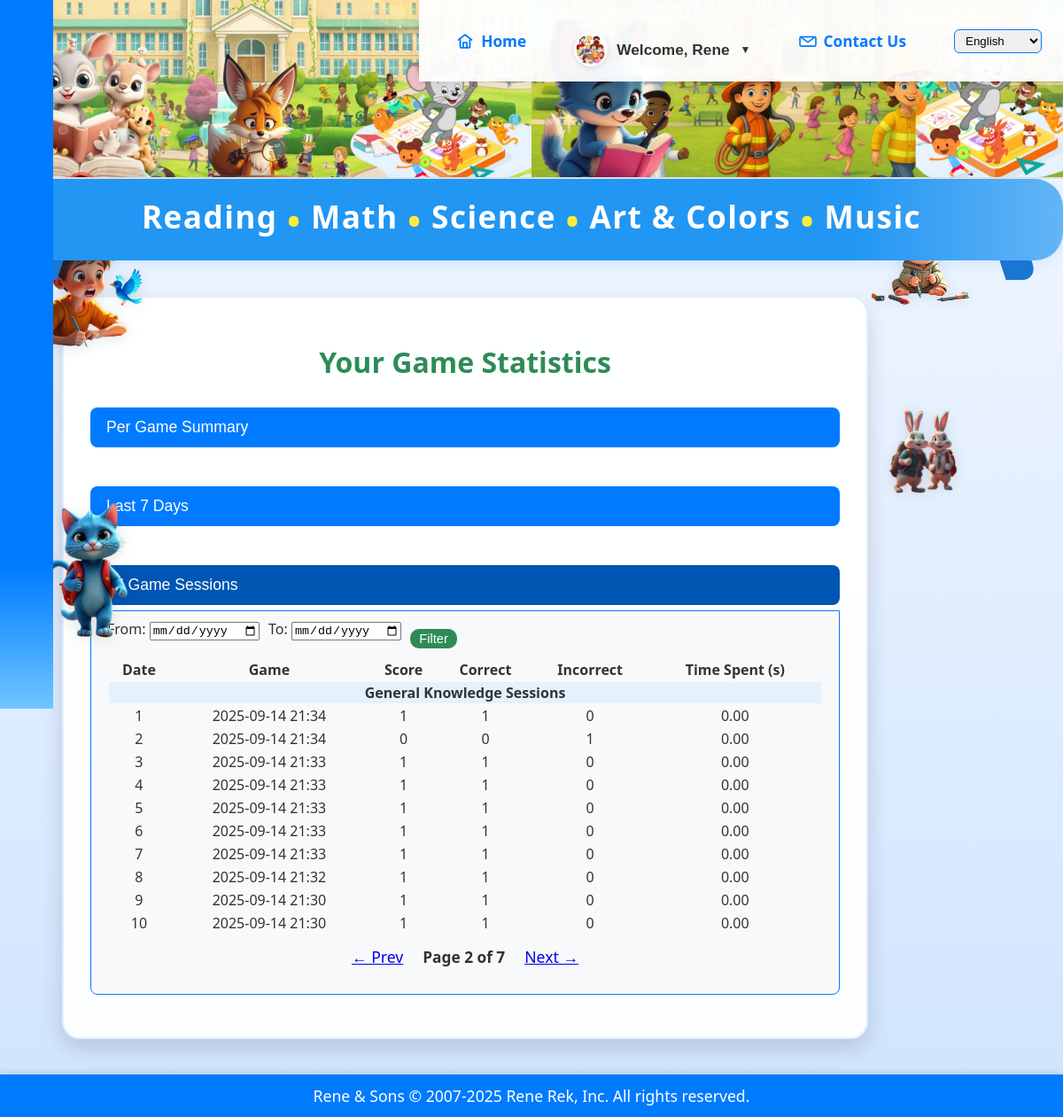
Before: /quiz/stats/?sessions_page=2&from_date=&to_date= (signed in) with the older database file.
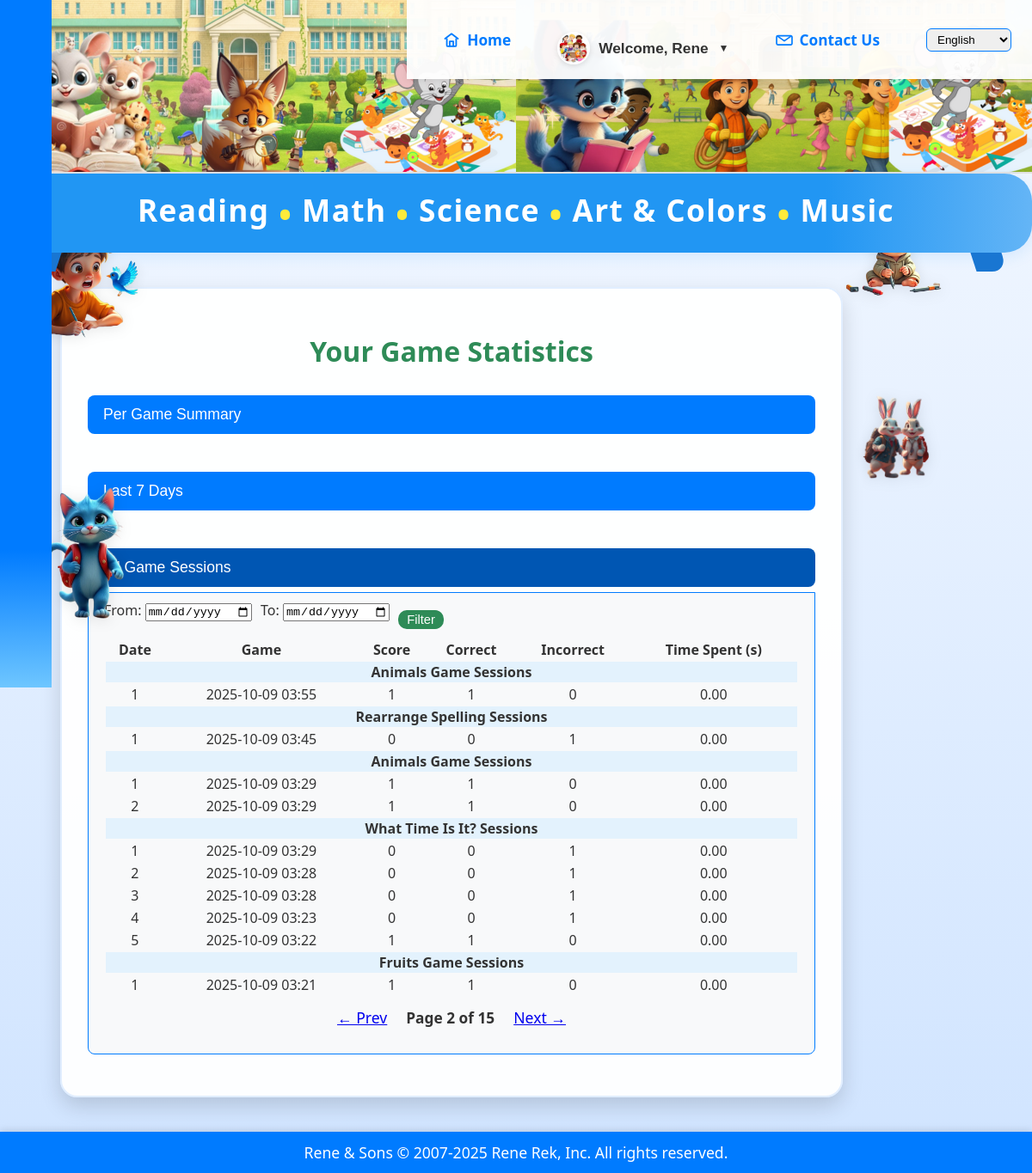
After: the same page with the newer database file.
### quiz/models.py (models this page shows, shortened)
class UserStat(models.Model):
    user = models.ForeignKey(User, on_delete=models.CASCADE)
    game = models.CharField(max_length=50)  # e.g., 'math', 'spelling', 'animals', etc.
    score = models.IntegerField(default=0)
    correct = models.IntegerField(default=0)
    incorrect = models.IntegerField(default=0)
    time_spent = models.FloatField(default=0.0)  # seconds
    played_at = models.DateTimeField(auto_now_add=True)

### quiz/views_stats.py (the view)
# urls.py: path("stats/", __import__('quiz.views_stats').views_stats.user_stats, name="user_stats"),
@login_required
def user_stats(request):
    user = request.user
    stats = UserStat.objects.filter(user=user).order_by('-played_at')
    from_date = request.GET.get('from_date', '').strip()
    to_date = request.GET.get('to_date', '').strip()
    date_filter = None
    if from_date:
        try:
            from_dt = datetime.strptime(from_date, '%Y-%m-%d')
            stats = stats.filter(played_at__date__gte=from_dt.date())
        except Exception:
            from_dt = None
    else:
        from_dt = None
    if to_date:
        try:
            to_dt = datetime.strptime(to_date, '%Y-%m-%d')
            stats = stats.filter(played_at__date__lte=to_dt.date())
        except Exception:
            to_dt = None
    else:
        to_dt = None
    if request.method == "POST" and request.POST.get("reset_per_game") == "1":
        UserStat.objects.filter(user=user).delete()
        return redirect('quiz:user_stats')
    per_game = stats.values('game').annotate(
        total_score=Sum('score'),
        total_correct=Sum('correct'),
        total_incorrect=Sum('incorrect'),
        best_score=Max('score'),
        plays=Count('id'),
        total_time=Sum('time_spent'),
        last_played=Max('played_at'),
    ).order_by('-plays')
    today = timezone.now().date()
    if from_dt and to_dt:
        days = [(from_dt.date() + timedelta(days=i)) for i in range((to_dt.date() - from_dt.date()).days + 1)]
    elif from_dt:
        days = [from_dt.date()]
    elif to_dt:
        days = [to_dt.date()]
    else:
        days = [today - timedelta(days=i) for i in range(7)]
    per_day = []
    for day in days:
        day_stats = UserStat.objects.filter(user=user, played_at__date=day)
        per_day.append({
            'date': day,
            'plays': day_stats.count(),
            'score': day_stats.aggregate(Sum('score'))['score__sum'] or 0,
            'correct': day_stats.aggregate(Sum('correct'))['correct__sum'] or 0,
            'incorrect': day_stats.aggregate(Sum('incorrect'))['incorrect__sum'] or 0,
            'time_spent': day_stats.aggregate(Sum('time_spent'))['time_spent__sum'] or 0,
        })
    per_game_page = int(request.GET.get('per_game_page', 1))
    per_day_page = int(request.GET.get('per_day_page', 1))
    sessions_page = int(request.GET.get('sessions_page', 1))
    per_game_paginator = Paginator(list(per_game), 10)
    per_day_paginator = Paginator(per_day, 10)
    sessions_paginator = Paginator(list(stats), 10)
    context = {
        'per_game': per_game_paginator.get_page(per_game_page),
        'per_day': per_day_paginator.get_page(per_day_page),
        'stats': sessions_paginator.get_page(sessions_page),
        'from_date': from_date,
        'to_date': to_date,
        'per_game_paginator': per_game_paginator,
        'per_day_paginator': per_day_paginator,
        'sessions_paginator': sessions_paginator,
        'per_game_page': per_game_page,
        'per_day_page': per_day_page,
        'sessions_page': sessions_page,
    }
    return render(request, 'quiz/user_stats.html', context)

### quiz/context_processors.py (called while the page is built)
def theme_context(request):
    theme = 'light'
    if request.user.is_authenticated:
        profile = getattr(request.user, 'profile', None)
        if profile and getattr(profile, 'theme', None):
            theme = profile.theme
    if 'theme' in request.session:
        theme = request.session['theme']
    return {'active_theme': theme}

### quiz/templates/quiz/user_stats.html (shortened to what this page needs)
{% extends "base.html" %}
{% load static %}
{% block content %}
<div class="container" style="margin: 40px auto; max-width: 900px;">
    <h1 class="big-heading">Your Game Statistics</h1>
    <div class="collapsible-section" id="per-game-section">
        <button class="collapsible" type="button">Per Game Summary</button>
    </div>
    <div class="collapsible-section" id="per-day-section">
        <button class="collapsible" type="button">Last 7 Days</button>
    </div>
    <div class="collapsible-section" id="sessions-section">
        <button class="collapsible" type="button">All Game Sessions</button>
        <div class="collapsible-content">
            <form method="get" style="margin-bottom:10px; display:flex; gap:6px; align-items:center; flex-wrap:wrap;">
                <label style="margin-bottom:0;">From: <input type="date" name="from_date" value="{{ from_date }}" style="margin-right:4px;"></label>
                <label style="margin-bottom:0;">To: <input type="date" name="to_date" value="{{ to_date }}" style="margin-right:4px;"></label>
                <button type="submit" class="btn btn-xs btn-primary" style="font-size:0.92rem;padding:3px 10px;">Filter</button>
            </form>
            <table class="table table-hover sortable" style="width:100%;margin-bottom:10px;">
                <thead>
                    <tr>
                        <th>Date</th>
                        <th>Game</th>
                        <th>Score</th>
                        <th>Correct</th>
                        <th>Incorrect</th>
                        <th>Time Spent (s)</th>
                    </tr>
                </thead>
                <tbody id="sessions-table-body">
                    {% regroup stats by game as game_sessions %}
                    {% for group in game_sessions %}
                        <tr style="background:#e3f2fd;font-weight:bold;">
                            <td colspan="6">{% include "quiz/includes/game_name.html" with game=group.grouper only %} Sessions</td>
                        </tr>
                        {% for stat in group.list %}
                        <tr>
                            <td>{{ forloop.counter }}</td>
                            <td>{{ stat.played_at|date:"Y-m-d H:i" }}</td>
                            <td>{{ stat.score }}</td>
                            <td>{{ stat.correct }}</td>
                            <td>{{ stat.incorrect }}</td>
                            <td>{{ stat.time_spent|floatformat:2 }}</td>
                        </tr>
                        {% endfor %}
                    {% empty %}
                        <tr><td colspan="6">No stats yet.</td></tr>
                    {% endfor %}
                </tbody>
            </table>
            {% if stats.paginator.num_pages > 1 %}
            <div style="display:flex;justify-content:center;align-items:center;gap:12px;margin:10px 0;">
                {% if stats.has_previous %}
                    <a href="?sessions_page={{ stats.previous_page_number }}&from_date={{ from_date }}&to_date={{ to_date }}" class="btn btn-xs btn-primary" style="font-size:1.1rem;padding:2px 10px;">
                        &#8592; Prev
                    </a>
                {% else %}
                    <span class="btn btn-xs btn-secondary disabled" style="font-size:1.1rem;padding:2px 10px;opacity:0.5;">&#8592; Prev</span>
                {% endif %}
                <span style="font-size:1.08rem;font-weight:bold;">Page {{ stats.number }} of {{ stats.paginator.num_pages }}</span>
                {% if stats.has_next %}
                    <a href="?sessions_page={{ stats.next_page_number }}&from_date={{ from_date }}&to_date={{ to_date }}" class="btn btn-xs btn-primary" style="font-size:1.1rem;padding:2px 10px;">
                        Next &#8594;
                    </a>
                {% else %}
                    <span class="btn btn-xs btn-secondary disabled" style="font-size:1.1rem;padding:2px 10px;opacity:0.5;">Next &#8594;</span>
                {% endif %}
            </div>
            {% endif %}
        </div>
    </div>
</div>
{% endblock %}

Changed rows visible on the page:
no longer on this page (row unchanged): UserStat: played_at "2025-09-14 21:34", score "1", correct "1", incorrect "0", time_spent "0.00"
no longer on this page (row unchanged): UserStat: played_at "2025-09-14 21:34", score "0", correct "0", incorrect "1", time_spent "0.00"
no longer on this page (row unchanged): UserStat: played_at "2025-09-14 21:33", score "1", correct "1", incorrect "0", time_spent "0.00"
no longer on this page (row unchanged): UserStat: played_at "2025-09-14 21:33", score "1", correct "1", incorrect "0", time_spent "0.00"
no longer on this page (row unchanged): UserStat: played_at "2025-09-14 21:33", score "1", correct "1", incorrect "0", time_spent "0.00"
no longer on this page (row unchanged): UserStat: played_at "2025-09-14 21:33", score "1", correct "1", incorrect "0", time_spent "0.00"
no longer on this page (row unchanged): UserStat: played_at "2025-09-14 21:33", score "1", correct "1", incorrect "0", time_spent "0.00"
no longer on this page (row unchanged): UserStat: played_at "2025-09-14 21:32", score "1", correct "1", incorrect "0", time_spent "0.00"
no longer on this page (row unchanged): UserStat: played_at "2025-09-14 21:30", score "1", correct "1", incorrect "0", time_spent "0.00"
no longer on this page (row unchanged): UserStat: played_at "2025-09-14 21:30", score "1", correct "1", incorrect "0", time_spent "0.00"
added UserStat: played_at "2025-10-09 03:55", score "1", correct "1", incorrect "0", time_spent "0.00"
added UserStat: played_at "2025-10-09 03:45", score "0", correct "0", incorrect "1", time_spent "0.00"
added UserStat: played_at "2025-10-09 03:29", score "1", correct "1", incorrect "0", time_spent "0.00"
added UserStat: played_at "2025-10-09 03:29", score "1", correct "1", incorrect "0", time_spent "0.00"
added UserStat: played_at "2025-10-09 03:29", score "0", correct "0", incorrect "1", time_spent "0.00"
added UserStat: played_at "2025-10-09 03:28", score "0", correct "0", incorrect "1", time_spent "0.00"
added UserStat: played_at "2025-10-09 03:28", score "0", correct "0", incorrect "1", time_spent "0.00"
added UserStat: played_at "2025-10-09 03:23", score "0", correct "0", incorrect "1", time_spent "0.00"
added UserStat: played_at "2025-10-09 03:22", score "1", correct "1", incorrect "0", time_spent "0.00"
added UserStat: played_at "2025-10-09 03:21", score "1", correct "1", incorrect "0", time_spent "0.00"
Other visible differences:
{{ stats.paginator.num_pages }}: "7" → "15"
list line gone: "General Knowledge"
new list line: "Animals Game"
new list line: "Rearrange Spelling Sessions"
new list line: "Animals Game Sessions"
new list line: "What Time Is It? Sessions"
new list line: "Fruits Game Sessions"
